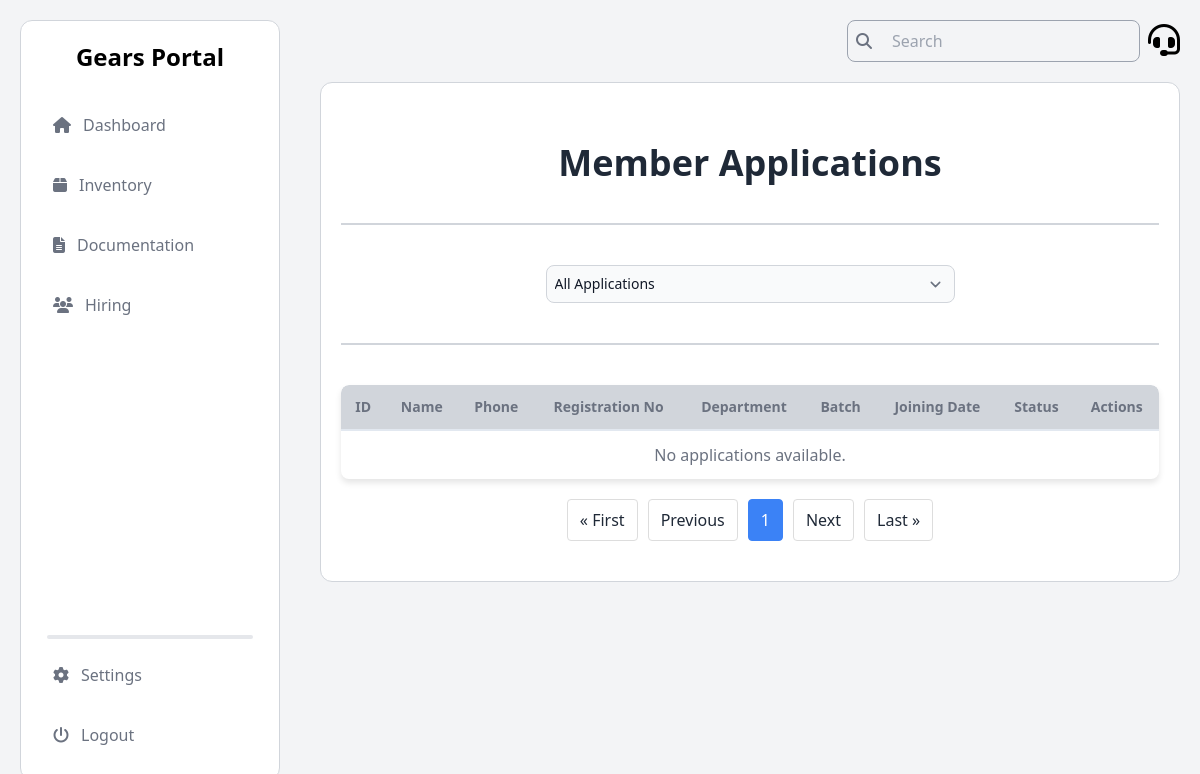
The app's page /applications/, older data.
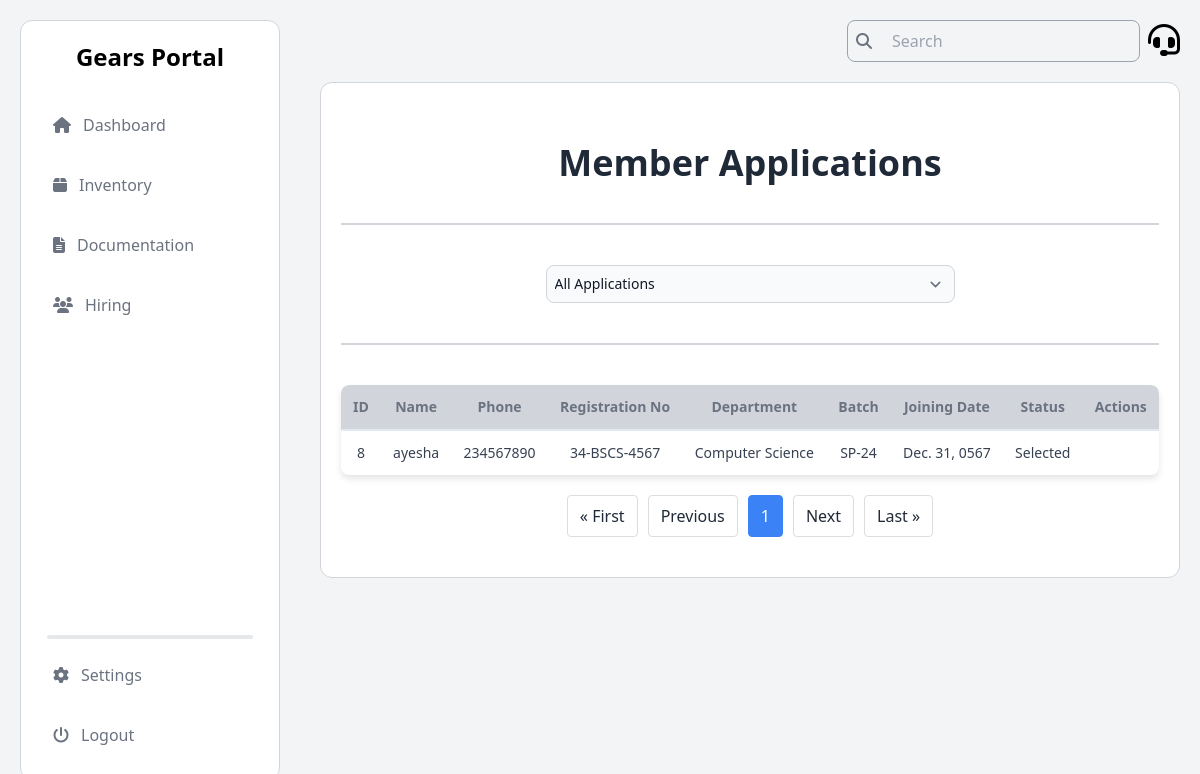
The same page, newer data.
### Hiring/models.py (models this page shows, shortened)
class MemberApplication(models.Model):
    name = models.CharField(max_length=255)
    cnic = models.CharField(max_length=15)
    phone_no = models.CharField(max_length=11)
    email = models.EmailField()
    reg_num = models.CharField(max_length=50)
    department = models.CharField(max_length=100)
    batch = models.CharField(max_length=10)
    address = models.TextField()
    joining_date = models.DateField()
    is_shortlisted = models.BooleanField(default=False)
    is_selected = models.BooleanField(default=False)

### Hiring/views.py (the view)
# urls.py: path('applications/', application_list_view, name='application_list'),
def application_list_view(request):
    filter_option = request.GET.get('filter', 'all')
    if filter_option == 'shortlisted':
        applications = MemberApplication.objects.filter(is_shortlisted=True, is_selected=False)
    elif filter_option == 'selected':
        applications = MemberApplication.objects.filter(is_selected=True)
    else:
        applications = MemberApplication.objects.all().order_by('id')
    paginator = Paginator(applications, 10)
    page_number = request.GET.get('page')
    page_obj = paginator.get_page(page_number)
    return render(request, 'hiring/application_list.html', {'page_obj': page_obj, 'filter_option': filter_option})

### Hiring/templates/hiring/application_list.html (shortened to what the changed rows need)
{% load static tailwind_tags %}
<!DOCTYPE html>
<html lang="en">
<head>
  <link rel="stylesheet" href="https://cdnjs.cloudflare.com/ajax/libs/font-awesome/6.6.0/css/all.min.css">
  <link rel="stylesheet" href="https://cdn.jsdelivr.net/npm/toastify-js/src/toastify.min.css">
  {% tailwind_css %}
</head>
<body class="flex bg-gray-100">
  <aside class="h-screen w-1/4 p-5 fixed">
    {% include "Dashboard/admin_nav.html" %}
  </aside>
  <section class="h-screen w-3/4 p-5 absolute inset-y-0 right-0">
    {% include "Dashboard/admin_header.html" %}
    <main class="mt-5 text-black bg-white rounded-xl border border-gray-300 px-5 py-10">
      <h1 class="mt-5 font-bold text-center text-4xl text-gray-800 mb-8">Member Applications</h1>
      <div class="table-container">
        <table>
          <thead>
            <tr>
              <th scope="col" class="text-center text-sm">ID</th>
              <th scope="col" class="text-center text-sm">Name</th>
              <th scope="col" class="text-center text-sm">Phone</th>
              <th scope="col" class="text-center text-sm">Registration No</th>
              <th scope="col" class="text-center text-sm">Department</th>
              <th scope="col" class="text-center text-sm">Batch</th>
              <th scope="col" class="text-center text-sm">Joining Date</th>
              <th scope="col" class="text-center text-sm">Status</th>
              <th scope="col" class="text-center text-sm">Actions</th>
            </tr>
          </thead>
          <tbody>
            {% for application in page_obj %}
              <tr>
                <td class="text-gray-700 text-sm text-center">{{ application.id }}</td>
                <td class="text-gray-700 text-sm text-center">{{ application.name }}</td>
                <td class="text-gray-700 text-sm text-center">{{ application.phone_no }}</td>
                <td class="text-gray-700 text-sm text-center">{{ application.reg_num }}</td>
                <td class="text-gray-700 text-sm text-center">{{ application.department }}</td>
                <td class="text-gray-700 text-sm text-center">{{ application.batch }}</td>
                <td class="text-gray-700 text-sm text-center">{{ application.joining_date }}</td>
                <td class="text-gray-700 text-sm text-center">
                  {% if application.is_selected %}
                    Selected
                  {% elif application.is_shortlisted %}
                    Shortlisted
                  {% else %}
                    Pending
                  {% endif %}
                </td>
                <td class="text-center">
                </td>
              </tr>
            {% empty %}
              <tr>
                <td colspan="9" class="text-center text-gray-500">No applications available.</td>
              </tr>
            {% endfor %}
          </tbody>
        </table>
      </div>
      <div class="pagination">
        {% if page_obj.has_previous %}
          <a href="?page=1&filter={{ filter_option }}">&laquo; First</a>
          <a href="?page={{ page_obj.previous_page_number }}&filter={{ filter_option }}">Previous</a>
        {% else %}
          <span>&laquo; First</span>
          <span>Previous</span>
        {% endif %}
        {% for num in page_obj.paginator.page_range %}
          {% if page_obj.number == num %}
            <span class="current">{{ num }}</span>
          {% else %}
            <a href="?page={{ num }}&filter={{ filter_option }}">{{ num }}</a>
          {% endif %}
        {% endfor %}
        {% if page_obj.has_next %}
          <a href="?page={{ page_obj.next_page_number }}&filter={{ filter_option }}">Next</a>
          <a href="?page={{ page_obj.paginator.num_pages }}&filter={{ filter_option }}">Last &raquo;</a>
        {% else %}
          <span>Next</span>
          <span>Last &raquo;</span>
        {% endif %}
      </div>
    </main>
  </section>
</body>
</html>

Row changes from the older to the newer data that the page shows:
added MemberApplication: id "8", name "ayesha", phone_no "234567890", reg_num "34-BSCS-4567", department "Computer Science", batch "SP-24", joining_date "Dec. 31, 0567", is_selected "Selected"
Text that changed along with them:
text no longer shown: "No applications available."
